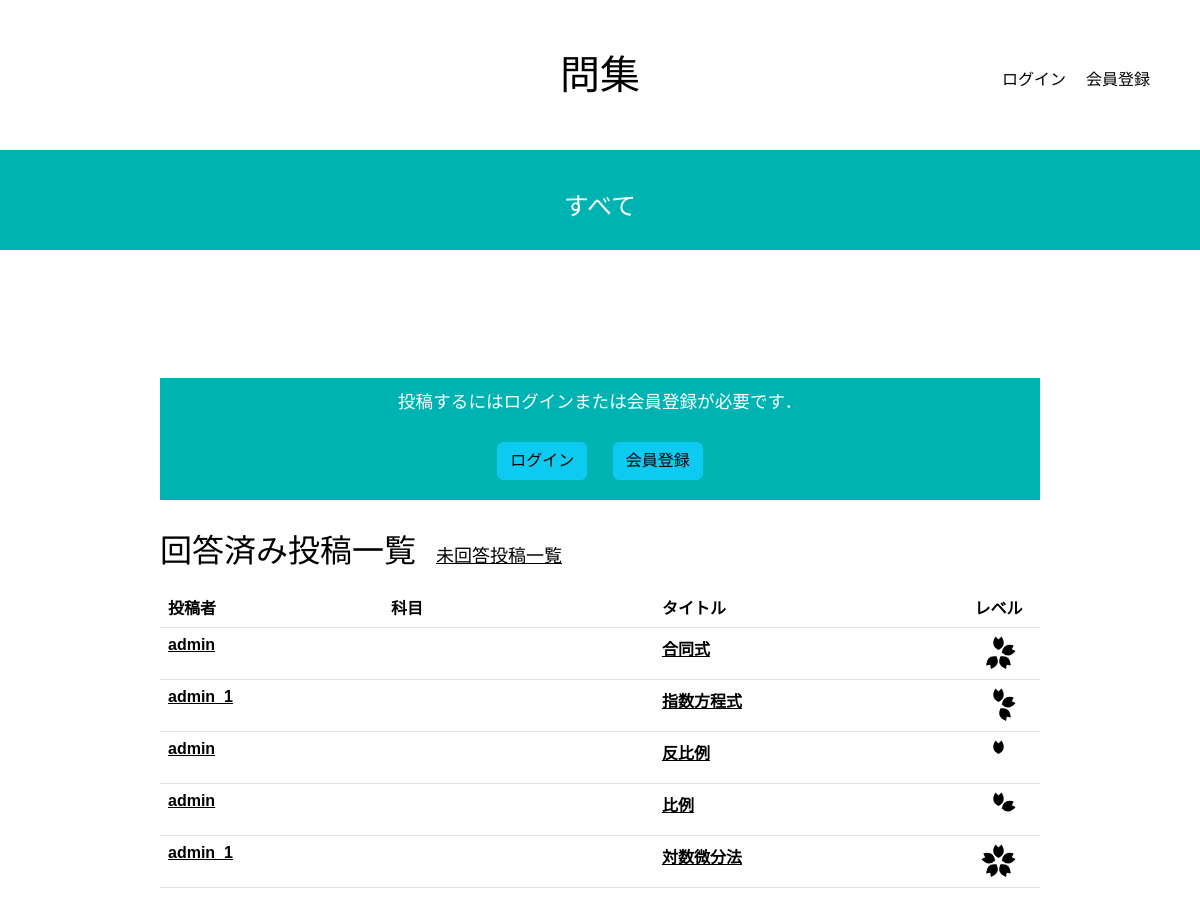
The app's page /, older data.
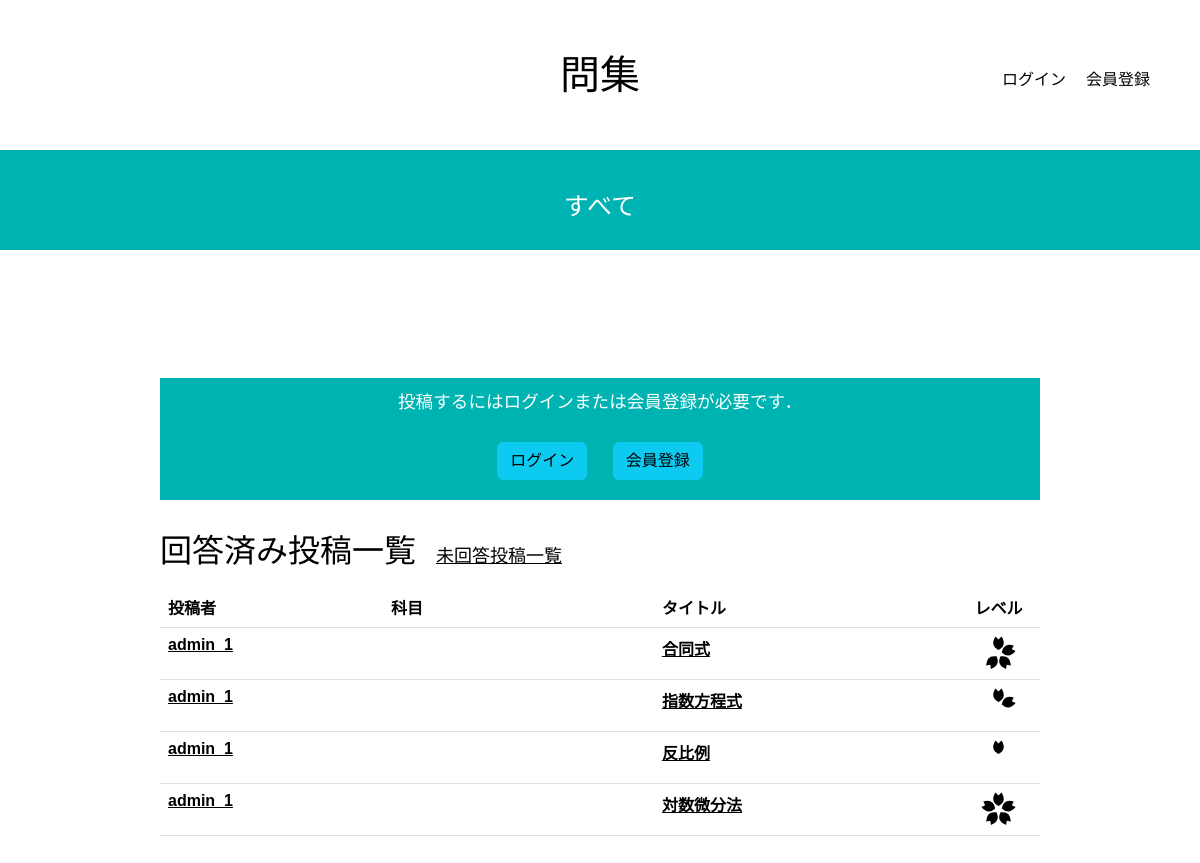
The same page, newer data.
### studysite/models.py (models this page shows, shortened)
class Studysite(models.Model):
    title = models.CharField('タイトル', max_length=128)
    image = models.FileField('問題画像', upload_to='image/', blank=True)
    question = models.TextField('問題', blank=True)
    answer = models.TextField('解説', blank=True)
    created_by = models.ForeignKey(settings.AUTH_USER_MODEL,
                                   verbose_name='投稿者',
                                   on_delete=models.CASCADE)
    created_at = models.DateTimeField('投稿日', auto_now_add=True)
    updated_at = models.DateTimeField('更新日', auto_now=True)
    tag_groups = models.ManyToManyField(TagGroup, blank=True)
    likes = models.PositiveIntegerField(default=0)
    level = models.IntegerField(default=0)
    bookmarks = models.ManyToManyField(User, related_name='bookmarked_posts', blank=True)

### studysite/views.py (the view)
# urls.py: path('', top, name='top'),
def top(request):
    school_name = request.GET.get('school')
    subjects_name = request.GET.get('subjects')
    subject_name = request.GET.get('subject')
    field_name = request.GET.get('field')
    filters = {}
    if school_name:
        filters['tag_groups__parent__parent__parent__name'] = school_name
    if subjects_name:
        filters['tag_groups__parent__parent__name'] = subjects_name
    if subject_name:
        filters['tag_groups__parent__name'] = subject_name
    if field_name:
        filters['tag_groups__name'] = field_name
    if filters:
        snippets = Studysite.objects.filter(**filters).distinct()
    else:
        snippets = Studysite.objects.all()
    counter, created = VisitorCounter.objects.get_or_create(id=1)
    counter.count += 1
    counter.save()
    tag_groups = TagGroup.objects.filter(parent__isnull=True).order_by('order').prefetch_related('children__children')
    return render(request, 'snippets/top.html', {'snippets': snippets, 'visitor_number': counter.count, 'tag_groups': tag_groups})

### studysite/templates/snippets/top.html (shortened to what this page needs)
{% extends 'base.html' %}
{% load django_bootstrap5 %}
{% load widget_tweaks %}
{% block main %}
<div class="welcome">
    {% if user.is_authenticated %}
        <a class="btn btn-success" href="{% url 'snippet_new' %}">投稿する</a>
    {% else %}<br>
        <div class="flame">
            <p>投稿するにはログインまたは会員登録が必要です．</p>
            <div style="text-align: center;">
                <span><a style="margin: 10px;" class="btn btn-info" href="{% url 'login' %}">ログイン</a></span>
                <span><a style="margin: 10px;" class="btn btn-info" href="{% url 'signup' %}">会員登録</a></span>
            </div>
        </div>
    {% endif %}
</div>
<span class="h2 title">回答済み投稿一覧</span><span class="h3"><a href="{% url 'unanswered' %}" style="color:black">未回答投稿一覧</a></span>
<div class="class1">
    {% if snippets %}
    <table id="sortable-table" class="table">
        <thead>
        <tr>
            <th class="tablehuman">投稿者</th>
            <th class="tablesubject">科目</th>
            <th class="tablecontent">タイトル</th>
            <th class="tablelevel" onclick="sortTable(3); console.log('Clicked!')">レベル</th>
        </tr>
        </thead>
        <tbody class="tbody">
        {% for snippet in snippets %}
            {% if snippet.answer %}
            <tr>
                <td class="tablehuman"><a href="{% url 'profile' snippet.created_by_id %}" style="color:black"><b>{{ snippet.created_by.username }}</b></a></td>
                <td class="tablesubject">
                </td>
                <td class="tablecontent"><a href="{% url 'snippet_detail' snippet.id %}" style="color:black"><b>{{ snippet.title }}</b></a></td>
                <td class="tablelevel" data-level="{{ snippet.level }}">
                    {% if snippet.level == 1 %}
                        <svg xmlns="http://www.w3.org/2000/svg" width="35px" height="35px" viewBox="0 0 100 100">
                            <path fill="#000000" stroke-width="none" d="M 41.45,1.51 L 50.00,10.00 L 58.55,1.51 Q 74.90,27.18 50.00,40.00 Q 25.10,27.18 41.45,1.51 "/>
                        </svg>
                    {% endif %}
                </td>
            </tr>
            {% endif %}
        {% endfor %}
        </tbody>
    </table>
    {% else %}
    <p>問題はまだ投稿されていません．</p>
    {% endif %}
</div>
{% endblock %}

Row changes from the older to the newer data that the page shows:
no longer on this page (row edited): Studysite: created_by.username "admin", title "比例", level 2 (drawn)
changed Studysite "合同式": created_by.username "admin" → "admin_1"
changed Studysite "指数方程式": level 3 → 2 (drawn)
changed Studysite "反比例": created_by.username "admin" → "admin_1"
